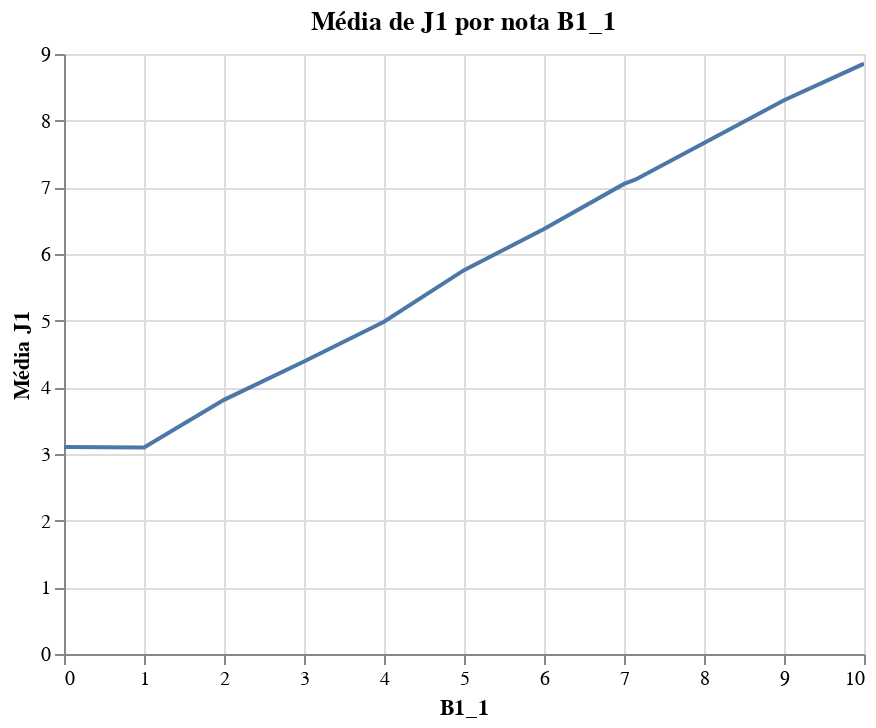

Notebook code for this chart:
### Code cell
b1_1_groupby = df.groupby(['B1_1'], as_index=False).mean()

alt.Chart(b1_1_groupby).mark_line().encode(
    x = 'B1_1',
    y = alt.Y('J1', title='Média J1'),
    tooltip = ['J1', 'B1_1']
).properties(
    title = 'Média de J1 por nota B1_1'
).interactive()

### Figure 1 — Vega-Lite specification as saved in the notebook (floating-point values rounded to 4 significant figures)
{"config": {"view": {"continuousWidth": 400, "continuousHeight": 300}}, "data": {"name": "data-a800a47469f3748ad09d6bf93ebd4dd4"}, "mark": "line", "encoding": {"tooltip": [{"type": "quantitative", "field": "J1"}, {"type": "quantitative", "field": "B1_1"}], "x": {"type": "quantitative", "field": "B1_1"}, "y": {"type": "quantitative", "field": "J1", "title": "Média J1"}}, "selection": {"selector008": {"type": "interval", "bind": "scales", "encodings": ["x", "y"]}}, "title": "Média de J1 por nota B1_1", "$schema": "https://vega.github.io/schema/vega-lite/v4.8.1.json", "datasets": {"data-a800a47469f3748ad09d6bf93ebd4dd4": [{"B1_1": 0.0, "J1": 3.104, "B1_2": 2.567, "C1_1": 5.175, "C1_2": 4.539, "D1": 1.489, "D2_1": 3.219, "D2_2": 3.197, "D2_3": 3.328, "E1_1": 3.664, "E1_2": 2.767, "E1_3": 5.732, "A1_1": 0.625, "A1_2": 0.1873, "A1_3": 0.1529, "A1_4": 0.2948, "A2_1": 3.027, "A2_2": 3.709, "A2_3": 4.882, "A3": 4.697, "F1": 1.483, "F2": 1.967, "F3": 1.652, "F4": 1.861, "F5": 1.563, "F6": 2.054, "genero": 0.5068, "renda": 2.156, "contribuintes_renda": 2.062, "CLARO": 0.232, "NEXTEL": 0.003199, "OI": 0.2852, "SERCOMTEL": 0.001722, "TIM": 0.2009, "VIVO": 0.2632}, {"B1_1": 1.0, "J1": 3.099, "B1_2": 2.968, "C1_1": 4.9, "C1_2": 4.379, "D1": 1.447, "D2_1": 3.235, "D2_2": 3.064, "D2_3": 3.122, "E1_1": 3.567, "E1_2": 2.688, "E1_3": 5.297, "A1_1": 0.641, "A1_2": 0.179, "A1_3": 0.1642, "A1_4": 0.282, "A2_1": 3.094, "A2_2": 3.913, "A2_3": 4.882, "A3": 4.596, "F1": 1.555, "F2": 2.319, "F3": 1.7, "F4": 2.084, "F5": 1.597, "F6": 1.921, "genero": 0.5881, "renda": 2.41, "contribuintes_renda": 2.078, "CLARO": 0.2124, "NEXTEL": 0.003711, "OI": 0.3006, "SERCOMTEL": 0.0009276, "TIM": 0.231, "VIVO": 0.2347}, {"B1_1": 2.0, "J1": 3.812, "B1_2": 3.976, "C1_1": 5.412, "C1_2": 5.02, "D1": 1.455, "D2_1": 3.737, "D2_2": 3.534, "D2_3": 3.629, "E1_1": 4.034, "E1_2": 3.276, "E1_3": 5.788, "A1_1": 0.6317, "A1_2": 0.1859, "A1_3": 0.1601, "A1_4": 0.2882, "A2_1": 3.215, "A2_2": 4.146, "A2_3": 5.124, "A3": 4.943, "F1": 1.559, "F2": 2.511, "F3": 1.731, "F4": 2.859, "F5": 1.598, "F6": 2.548, "genero": 0.5586, "renda": 2.381, "contribuintes_renda": 2.046, "CLARO": 0.2141, "NEXTEL": 0.002826, "OI": 0.2898, "SERCOMTEL": 0.002198, "TIM": 0.2311, "VIVO": 0.2405}, {"B1_1": 3.0, "J1": 4.388, "B1_2": 4.452, "C1_1": 5.757, "C1_2": 5.365, "D1": 1.433, "D2_1": 4.04, "D2_2": 4.094, "D2_3": 4.301, "E1_1": 4.837, "E1_2": 3.755, "E1_3": 6.104, "A1_1": 0.6248, "A1_2": 0.1928, "A1_3": 0.1533, "A1_4": 0.283, "A2_1": 3.461, "A2_2": 4.429, "A2_3": 5.443, "A3": 5.245, "F1": 1.569, "F2": 3.011, "F3": 1.731, "F4": 3.066, "F5": 1.629, "F6": 3.167, "genero": 0.5819, "renda": 2.333, "contribuintes_renda": 2.005, "CLARO": 0.2207, "NEXTEL": 0.002647, "OI": 0.2806, "SERCOMTEL": 0.004091, "TIM": 0.2294, "VIVO": 0.24}, {"B1_1": 4.0, "J1": 4.984, "B1_2": 5.049, "C1_1": 6.168, "C1_2": 5.81, "D1": 1.437, "D2_1": 4.552, "D2_2": 4.478, "D2_3": 4.604, "E1_1": 5.31, "E1_2": 4.296, "E1_3": 6.425, "A1_1": 0.6293, "A1_2": 0.2069, "A1_3": 0.1495, "A1_4": 0.2729, "A2_1": 3.783, "A2_2": 4.777, "A2_3": 5.785, "A3": 5.606, "F1": 1.6, "F2": 3.781, "F3": 1.747, "F4": 3.601, "F5": 1.632, "F6": 3.509, "genero": 0.5574, "renda": 2.303, "contribuintes_renda": 2.043, "CLARO": 0.2102, "NEXTEL": 0.001179, "OI": 0.2599, "SERCOMTEL": 0.003536, "TIM": 0.2585, "VIVO": 0.2483}, {"B1_1": 5.0, "J1": 5.758, "B1_2": 6.105, "C1_1": 6.914, "C1_2": 6.442, "D1": 1.447, "D2_1": 5.365, "D2_2": 5.278, "D2_3": 5.354, "E1_1": 5.944, "E1_2": 5.187, "E1_3": 7.139, "A1_1": 0.6057, "A1_2": 0.2007, "A1_3": 0.1348, "A1_4": 0.2998, "A2_1": 4.283, "A2_2": 5.342, "A2_3": 6.268, "A3": 6.148, "F1": 1.653, "F2": 4.355, "F3": 1.797, "F4": 4.206, "F5": 1.678, "F6": 4.113, "genero": 0.5285, "renda": 2.136, "contribuintes_renda": 2.033, "CLARO": 0.2351, "NEXTEL": 0.002378, "OI": 0.259, "SERCOMTEL": 0.006242, "TIM": 0.2399, "VIVO": 0.2381}, {"B1_1": 6.0, "J1": 6.376, "B1_2": 6.885, "C1_1": 7.341, "C1_2": 6.946, "D1": 1.431, "D2_1": 5.929, "D2_2": 5.809, "D2_3": 6.041, "E1_1": 6.522, "E1_2": 5.894, "E1_3": 7.442, "A1_1": 0.6005, "A1_2": 0.207, "A1_3": 0.1361, "A1_4": 0.295, "A2_1": 4.761, "A2_2": 5.813, "A2_3": 6.656, "A3": 6.551, "F1": 1.702, "F2": 5.095, "F3": 1.837, "F4": 5.179, "F5": 1.722, "F6": 4.84, "genero": 0.5476, "renda": 2.149, "contribuintes_renda": 2.046, "CLARO": 0.2377, "NEXTEL": 0.001965, "OI": 0.2519, "SERCOMTEL": 0.005158, "TIM": 0.2403, "VIVO": 0.2417}, {"B1_1": 7.0, "J1": 7.051, "B1_2": 7.631, "C1_1": 7.873, "C1_2": 7.419, "D1": 1.41, "D2_1": 6.622, "D2_2": 6.497, "D2_3": 6.667, "E1_1": 7.176, "E1_2": 6.698, "E1_3": 7.931, "A1_1": 0.5937, "A1_2": 0.2322, "A1_3": 0.139, "A1_4": 0.2948, "A2_1": 5.241, "A2_2": 6.251, "A2_3": 7.072, "A3": 6.985, "F1": 1.737, "F2": 5.9, "F3": 1.859, "F4": 5.795, "F5": 1.748, "F6": 5.676, "genero": 0.521, "renda": 2.126, "contribuintes_renda": 2.053, "CLARO": 0.2342, "NEXTEL": 0.002608, "OI": 0.2434, "SERCOMTEL": 0.007104, "TIM": 0.2471, "VIVO": 0.241}, {"B1_1": 7.141, "J1": 7.115, "B1_2": 27.08, "C1_1": 10.43, "C1_2": 10.44, "D1": 1.694, "D2_1": 10.01, "D2_2": 12.42, "D2_3": 11.41, "E1_1": 18.43, "E1_2": 15.48, "E1_3": 16.21, "A1_1": 0.3703, "A1_2": 0.08229, "A1_3": 0.0805, "A1_4": 0.5707, "A2_1": 5.317, "A2_2": 6.185, "A2_3": 7.106, "A3": 7.085, "F1": 1.853, "F2": 7.61, "F3": 1.916, "F4": 10.57, "F5": 1.889, "F6": 9.737, "genero": 0.3936, "renda": 2.017, "contribuintes_renda": 1.878, "CLARO": 0.2603, "NEXTEL": 0.0, "OI": 0.229, "SERCOMTEL": 0.003578, "TIM": 0.2603, "VIVO": 0.2174}, {"B1_1": 8.0, "J1": 7.665, "B1_2": 8.237, "C1_1": 8.373, "C1_2": 7.98, "D1": 1.409, "D2_1": 7.173, "D2_2": 7.12, "D2_3": 7.256, "E1_1": 7.961, "E1_2": 7.524, "E1_3": 8.493, "A1_1": 0.5968, "A1_2": 0.2426, "A1_3": 0.1399, "A1_4": 0.2927, "A2_1": 5.677, "A2_2": 6.658, "A2_3": 7.456, "A3": 7.403, "F1": 1.766, "F2": 6.702, "F3": 1.876, "F4": 6.287, "F5": 1.775, "F6": 6.272, "genero": 0.4985, "renda": 2.074, "contribuintes_renda": 2.092, "CLARO": 0.2347, "NEXTEL": 0.004288, "OI": 0.2405, "SERCOMTEL": 0.009647, "TIM": 0.2424, "VIVO": 0.2409}, {"B1_1": 9.0, "J1": 8.306, "B1_2": 8.785, "C1_1": 8.899, "C1_2": 8.54, "D1": 1.376, "D2_1": 7.887, "D2_2": 7.732, "D2_3": 7.889, "E1_1": 8.641, "E1_2": 8.252, "E1_3": 8.982, "A1_1": 0.6005, "A1_2": 0.2806, "A1_3": 0.1508, "A1_4": 0.2735, "A2_1": 6.173, "A2_2": 7.109, "A2_3": 7.858, "A3": 7.824, "F1": 1.791, "F2": 7.544, "F3": 1.897, "F4": 7.192, "F5": 1.793, "F6": 7.157, "genero": 0.4543, "renda": 1.982, "contribuintes_renda": 2.125, "CLARO": 0.2441, "NEXTEL": 0.005926, "OI": 0.2178, "SERCOMTEL": 0.01095, "TIM": 0.2446, "VIVO": 0.2465}, {"B1_1": 10.0, "J1": 8.855, "B1_2": 9.51, "C1_1": 9.265, "C1_2": 8.767, "D1": 1.41, "D2_1": 8.44, "D2_2": 8.279, "D2_3": 8.443, "E1_1": 9.134, "E1_2": 8.776, "E1_3": 9.409, "A1_1": 0.6111, "A1_2": 0.2812, "A1_3": 0.1703, "A1_4": 0.2769, "A2_1": 6.443, "A2_2": 7.409, "A2_3": 8.165, "A3": 8.141, "F1": 1.794, "F2": 7.626, "F3": 1.896, "F4": 7.148, "F5": 1.819, "F6": 7.203, "genero": 0.4476, "renda": 1.854, "contribuintes_renda": 2.162, "CLARO": 0.2475, "NEXTEL": 0.008936, "OI": 0.2291, "SERCOMTEL": 0.01283, "TIM": 0.2225, "VIVO": 0.2442}]}}
